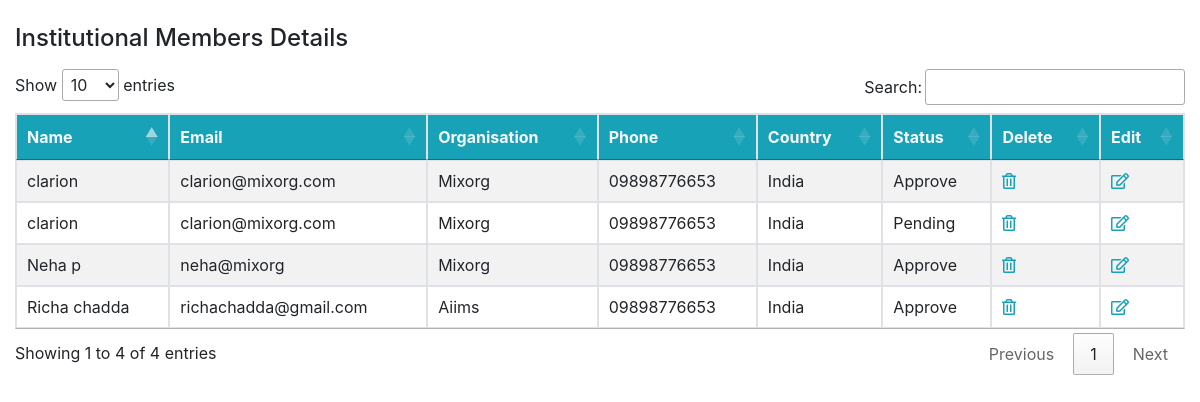
/allinstitutional_member.php, run on the app's committed database.
### tables this page shows
CREATE TABLE `institutional_member` (
  `id` int(11) NOT NULL,
  `u_id` varchar(30) NOT NULL,
  `member_name` varchar(255) NOT NULL,
  `organisation_name` varchar(255) NOT NULL,
  `email` varchar(255) NOT NULL,
  `phone` varchar(255) NOT NULL,
  `country` varchar(255) NOT NULL,
  `state` varchar(255) NOT NULL,
  `city` varchar(255) NOT NULL,
  `street` varchar(255) NOT NULL,
  `pincode` varchar(255) NOT NULL,
  `join_date` date NOT NULL,
  `expiry_date` date NOT NULL,
  `payment_mode` varchar(255) NOT NULL,
  `reference` varchar(255) NOT NULL,
  `issue_date` date NOT NULL,
  `upload` varchar(255) NOT NULL,
  `satus` varchar(100) NOT NULL COMMENT 'Approve=Approve | Pending=Pending    '
);

### allinstitutional_member.php (the view, shortened to what this page needs)
<?php include "connection.php";?>
<!DOCTYPE html>
<html lang="en">
    <head>
       <link rel="stylesheet" href="https://stackpath.bootstrapcdn.com/bootstrap/4.2.1/css/bootstrap.min.css">
        <link rel="stylesheet" href="https://cdn.datatables.net/1.10.19/css/jquery.dataTables.min.css">
    </head>
    <body>
<div class="container-fluid">
    <h4 class="pt-4 pb-2">Institutional Members Details</h4>
<table class="table table-bordered  table-striped table-hover table-sm " id='myTable1'>
  <thead class="bg-info text-light">
    <th>Name</th>
    <th>Email</th>
    <th>Organisation</th>
    <th>Phone</th>
    <th>Country</th>
    <th>Status</th>
    <th>Delete</td>
    <th>Edit</td>
  </thead>
  <tbody>
        <?php
            $query2 =  "SELECT * FROM institutional_member";
            $fire2 = mysqli_query($conn,$query2) or die("Data not fetched from database".mysqli_error($conn));
            if(mysqli_num_rows($fire2)>0)
            {
                while($result =  mysqli_fetch_assoc($fire2))
                {
                    ?>
                    <tr>
                        <td><?php echo $result['member_name'] ?></td>
                        <td><?php echo $result['email'] ?></td>
                        <td><?php echo $result['organisation_name'] ?></td>
                        <td><?php echo $result['phone'] ?></td>
                        <td><?php echo $result['country'] ?></td>
                        <td><?php echo $result['satus'] ?></td>
                        <td>
                            <a href="<?php $_SERVER['PHP_SELF'] ?>?del=<?php echo $result['id'] ?>"><i class="far fa-trash-alt text-info"></i></a>
                        </td>
                        <td>
                            <a href="institunalmembers_update.php?upd=<?php echo $result['id']; ?>"><i class="far fa-edit text-info"></i></a>
                        </td>
                    </tr>
                    <?php
                }
            }
        ?>
        </tbody>
    </table>
</div>
    </body>
</html>

### data on the page
institutional_member: member_name "Neha p", email "neha@mixorg", organisation_name "Mixorg", phone "09898776653", country "India", satus "Approve"
institutional_member: member_name "clarion", email "clarion@mixorg.com", organisation_name "Mixorg", phone "09898776653", country "India", satus "Approve"
institutional_member: member_name "clarion", email "clarion@mixorg.com", organisation_name "Mixorg", phone "09898776653", country "India", satus "Pending"
institutional_member: member_name "Richa chadda", email "richachadda@gmail.com", organisation_name "Aiims", phone "09898776653", country "India", satus "Approve"
